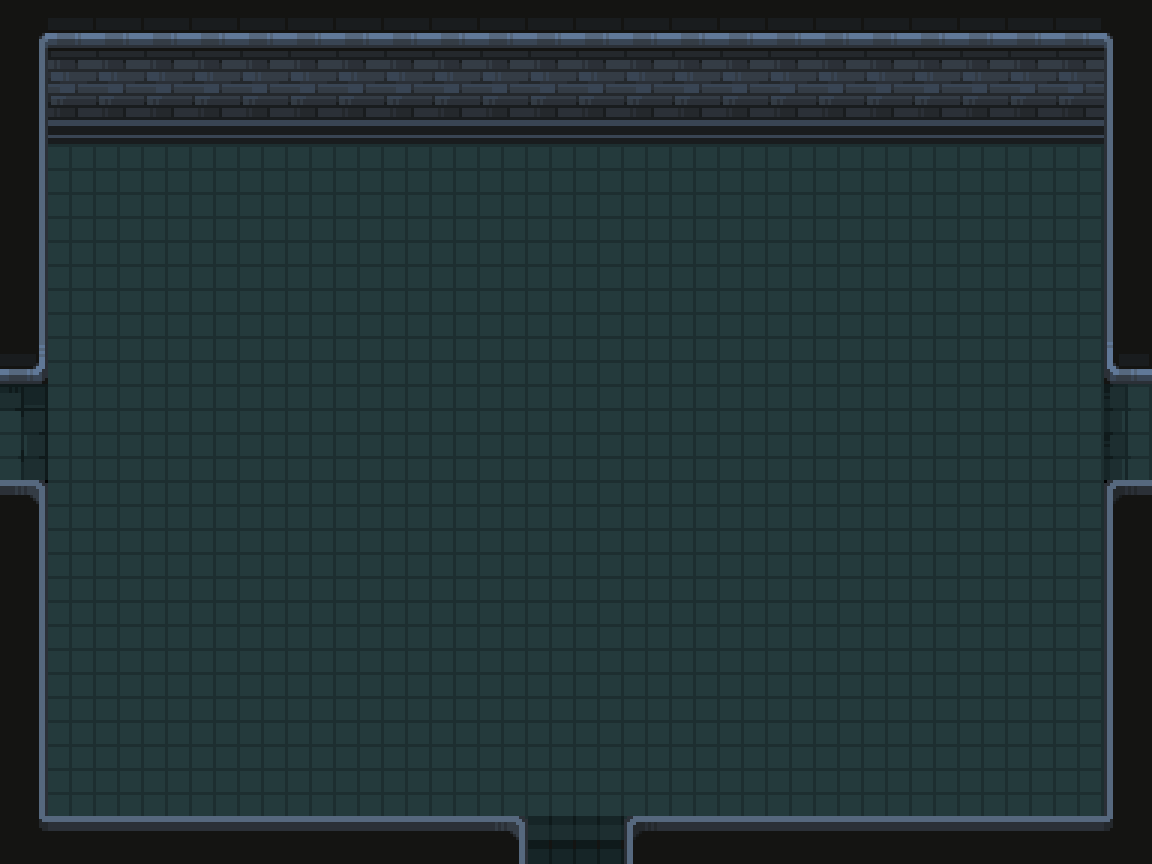

A level layout from a 2D game, rendered from its tile map. Below: a short description, then the map file with its tile-grid data intact:
An orthogonal 24x18 tile map with 48x48 px tiles, 2 tile layers (Touch up, Base layer) and 7 objects (4x wall, east door, south door, west door).

<map version="1.10" tiledversion="1.9.0" orientation="orthogonal" renderorder="right-down" width="24" height="18" tilewidth="48" tileheight="48" infinite="0" backgroundcolor="#000000" nextlayerid="8" nextobjectid="27">
 <tileset firstgid="1" name="PixelCrawlerDungeonEnvironment" tilewidth="48" tileheight="48" tilecount="625" columns="25">
  <image source="PixelCrawlerDungeonEnvironment.png" width="1200" height="1200" />
 </tileset>
 <layer id="7" name="Touch up" width="24" height="18">
  <data encoding="csv">
0,0,0,0,0,0,0,0,0,0,0,0,0,0,0,0,0,0,0,0,0,0,0,0,
0,0,0,0,0,0,0,0,0,0,0,0,0,0,0,0,0,0,0,0,0,0,0,0,
0,0,0,0,0,0,0,0,0,0,0,0,0,0,0,0,0,0,0,0,0,0,0,0,
0,0,0,0,0,0,0,0,0,0,0,0,0,0,0,0,0,0,0,0,0,0,0,0,
0,0,0,0,0,0,0,0,0,0,0,0,0,0,0,0,0,0,0,0,0,0,0,0,
0,0,0,0,0,0,0,0,0,0,0,0,0,0,0,0,0,0,0,0,0,0,0,0,
0,0,0,0,0,0,0,0,0,0,0,0,0,0,0,0,0,0,0,0,0,0,0,0,
0,0,0,0,0,0,0,0,0,0,0,0,0,0,0,0,0,0,0,0,0,0,0,0,
0,0,0,0,0,0,0,0,0,0,0,0,0,0,0,0,0,0,0,0,0,0,0,0,
0,0,0,0,0,0,0,0,0,0,0,0,0,0,0,0,0,0,0,0,0,0,0,0,
0,0,0,0,0,0,0,0,0,0,0,0,0,0,0,0,0,0,0,0,0,0,0,0,
0,0,0,0,0,0,0,0,0,0,0,0,0,0,0,0,0,0,0,0,0,0,0,0,
0,0,0,0,0,0,0,0,0,0,0,0,0,0,0,0,0,0,0,0,0,0,0,0,
0,0,0,0,0,0,0,0,0,0,0,0,0,0,0,0,0,0,0,0,0,0,0,0,
0,0,0,0,0,0,0,0,0,0,0,0,0,0,0,0,0,0,0,0,0,0,0,0,
0,0,0,0,0,0,0,0,0,0,0,0,0,0,0,0,0,0,0,0,0,0,0,0,
0,0,0,0,0,0,0,0,0,0,0,0,0,0,0,0,0,0,0,0,0,0,0,0,
0,0,0,0,0,0,0,0,0,0,31,31,31,31,0,0,0,0,0,0,0,0,0,0
</data>
 </layer>
 <layer id="2" name="Base layer" width="24" height="18">
  <data encoding="csv">
104,2,2,2,2,2,2,2,2,2,2,2,2,2,2,2,2,2,2,2,2,2,2,105,
129,27,27,27,27,27,27,27,27,27,27,27,27,27,27,27,27,27,27,27,27,27,27,130,
129,52,52,52,52,52,52,52,52,52,52,52,52,52,52,52,52,52,52,52,52,52,52,130,
129,31,31,31,31,31,31,31,31,31,31,31,31,31,31,31,31,31,31,31,31,31,31,130,
129,31,31,31,31,31,31,31,31,31,31,31,31,31,31,31,31,31,31,31,31,31,31,130,
129,31,31,31,31,31,31,31,31,31,31,31,31,31,31,31,31,31,31,31,31,31,31,130,
129,31,31,31,31,31,31,31,31,31,31,31,31,31,31,31,31,31,31,31,31,31,31,130,
103,31,31,31,31,31,31,31,31,31,31,31,31,31,31,31,31,31,31,31,31,31,31,101,
7,31,31,31,31,31,31,31,31,31,31,31,31,31,31,31,31,31,31,31,31,31,31,30,
32,31,31,31,31,31,31,31,31,31,31,31,31,31,31,31,31,31,31,31,31,31,31,30,
78,31,31,31,31,31,31,31,31,31,31,31,31,31,31,31,31,31,31,31,31,31,31,76,
129,31,31,31,31,31,31,31,31,31,31,31,31,31,31,31,31,31,31,31,31,31,31,130,
129,31,31,31,31,31,31,31,31,31,31,31,31,31,31,31,31,31,31,31,31,31,31,130,
129,31,31,31,31,31,31,31,31,31,31,31,31,31,31,31,31,31,31,31,31,31,31,130,
129,31,31,31,31,31,31,31,31,31,31,31,31,31,31,31,31,31,31,31,31,31,31,130,
129,31,31,31,31,31,31,31,31,31,31,31,31,31,31,31,31,31,31,31,31,31,31,130,
129,31,31,31,31,31,31,31,31,31,31,31,31,31,31,31,31,31,31,31,31,31,31,130,
154,77,77,77,77,77,77,77,77,77,78,206,207,76,77,77,77,77,77,77,77,77,77,155
</data>
 </layer>
 <objectgroup id="5" name="Object Layer 1">
  <object id="19" type="wall" x="1103.95" y="7.7734" width="46" height="864" />
  <object id="20" type="wall" x="5.94538" y="820.773" width="1142" height="37" />
  <object id="21" type="wall" x="0.945378" y="0.773398" width="42" height="829" />
  <object id="22" type="wall" x="0.945378" y="1.7734" width="1150" height="88" />
  <object id="24" type="east door" x="1093.41" y="373.956" width="58.5352" height="112.07" />
  <object id="25" type="south door" x="520.391" y="806.083" width="110.662" height="56.8451" />
  <object id="26" type="west door" x="-3.05462" y="374.51" width="56.953" height="111.662" />
 </objectgroup>
</map>
